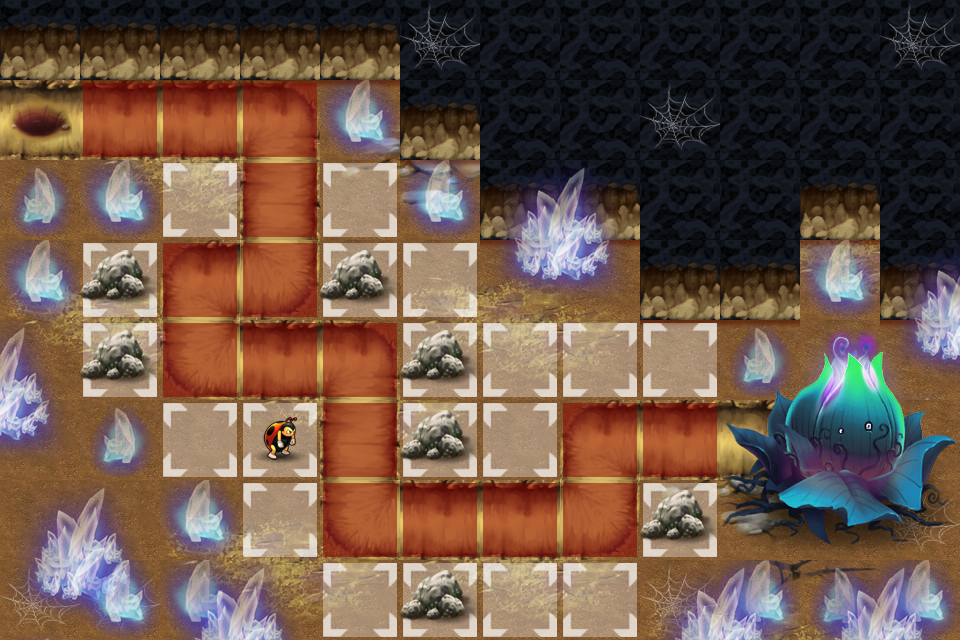

Rendered tile map (Tiled .tmx) drawn with the repository's tilesets; below, a short description and the map source with its tile grids summarised:
An orthogonal 12x8 tile map with 80x80 px tiles, 11 tile layers (BACKGROUND1, BACKGROUND2, BACKGROUND3, BACKGROUND4, ...), 7 tilesets and 12 objects (WayPoint00, RapidSoliderPos, WayPoint01, WayPoint02, WayPoint04, ...).

<map version="1.0" orientation="orthogonal" width="12" height="8" tilewidth="80" tileheight="80">
 <tileset firstgid="1" name="rebuild_2" tilewidth="80" tileheight="80">
  <image source="rebuild_2.png" width="400" height="160" />
  <tile id="0">
   <properties>
    <property name="rebuildable" value="11" />
   </properties>
  </tile>
  <tile id="1">
   <properties>
    <property name="rebuildable" value="12" />
   </properties>
  </tile>
  <tile id="2">
   <properties>
    <property name="rebuildable" value="13" />
   </properties>
  </tile>
  <tile id="3">
   <properties>
    <property name="rebuildable" value="14" />
   </properties>
  </tile>
  <tile id="4">
   <properties>
    <property name="rebuildable" value="15" />
   </properties>
  </tile>
  <tile id="5">
   <properties>
    <property name="rebuildable" value="16" />
   </properties>
  </tile>
  <tile id="6">
   <properties>
    <property name="rebuildable" value="17" />
   </properties>
  </tile>
  <tile id="7">
   <properties>
    <property name="rebuildable" value="18" />
   </properties>
  </tile>
  <tile id="8">
   <properties>
    <property name="rebuildable" value="19" />
   </properties>
  </tile>
  <tile id="9">
   <properties>
    <property name="rebuildable" value="20" />
   </properties>
  </tile>
 </tileset>
 <tileset firstgid="11" name="21" tilewidth="80" tileheight="80">
  <image source="21.png" width="800" height="480" />
 </tileset>
 <tileset firstgid="71" name="3333" tilewidth="80" tileheight="80">
  <image source="3333.png" width="160" height="240" />
 </tileset>
 <tileset firstgid="77" name="build" tilewidth="80" tileheight="80">
  <image source="build.png" width="80" height="80" />
  <tile id="0">
   <properties>
    <property name="buildable" value="1" />
   </properties>
  </tile>
 </tileset>
 <tileset firstgid="78" name="road" tilewidth="80" tileheight="80">
  <image source="road.png" width="80" height="80" />
  <tile id="0">
   <properties>
    <property name="skillable" value="1" />
   </properties>
  </tile>
 </tileset>
 <tileset firstgid="79" name="23" tilewidth="80" tileheight="80">
  <image source="23.png" width="240" height="240" />
 </tileset>
 <tileset firstgid="88" name="55555" tilewidth="80" tileheight="80">
  <image source="55555.png" width="320" height="160" />
  <tile id="6">
   <properties>
    <property name="TowerId" value="107" />
   </properties>
  </tile>
 </tileset>
 <layer name="BACKGROUND1" width="12" height="8">
  <data>[96 cells, 96 non-empty, 2 distinct tile ids]</data>
 </layer>
 <layer name="BACKGROUND2" width="12" height="8">
  <data>[96 cells, 59 non-empty, 13 distinct tile ids]</data>
 </layer>
 <layer name="BACKGROUND3" width="12" height="8">
  <data>[96 cells, 48 non-empty, 9 distinct tile ids]</data>
 </layer>
 <layer name="BACKGROUND4" width="12" height="8">
  <data>[96 cells, 31 non-empty, 4 distinct tile ids]</data>
 </layer>
 <layer name="SEEDLAYER" width="12" height="8">
  <data>[96 cells, 9 non-empty, 9 distinct tile ids]</data>
 </layer>
 <layer name="BACKGROUND5" width="12" height="8">
  <data>[96 cells, 16 non-empty, 6 distinct tile ids]</data>
 </layer>
 <layer name="BACKGROUND6" width="12" height="8">
  <data>[96 cells, 16 non-empty, 5 distinct tile ids]</data>
 </layer>
 <layer name="Meta" width="12" height="8">
  <data>[96 cells, 20 non-empty, 1 distinct tile ids]</data>
 </layer>
 <layer name="Towerface" width="12" height="8">
  <data>[96 cells, 16 non-empty, 1 distinct tile ids]</data>
 </layer>
 <layer name="Rebuild" width="12" height="8">
  <data>[96 cells, 7 non-empty, 5 distinct tile ids]</data>
 </layer>
 <layer name="Tower" width="12" height="8">
  <data>[96 cells, 1 non-empty, 1 distinct tile ids]</data>
 </layer>
 <objectgroup name="Objects" width="12" height="8">
  <object name="WayPoint00" x="40" y="120" />
  <object name="RapidSoliderPos" x="40" y="200" />
  <object name="WayPoint01" x="280" y="120" />
  <object name="WayPoint02" x="280" y="280" />
  <object name="WayPoint04" x="200" y="360" />
  <object name="WayPoint03" x="200" y="280" />
  <object name="WayPoint05" x="360" y="360" />
  <object name="WayPoint06" x="360" y="520" />
  <object name="WayPoint07" x="600" y="520" />
  <object name="WayPoint08" x="600" y="440" />
  <object name="WayPoint09" x="760" y="440" />
  <object name="SeedsPos" x="920" y="360" />
 </objectgroup>
</map>
